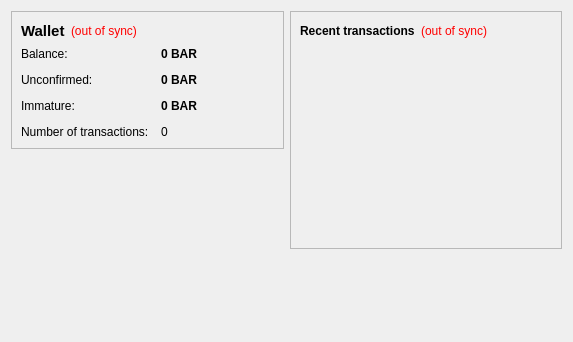
<?xml version="1.0" encoding="UTF-8"?>
<ui version="4.0">
 <class>OverviewPage</class>
 <widget class="QWidget" name="OverviewPage">
  <property name="geometry">
   <rect>
    <x>0</x>
    <y>0</y>
    <width>573</width>
    <height>342</height>
   </rect>
  </property>
  <property name="windowTitle">
   <string>Form</string>
  </property>
  <layout class="QHBoxLayout" name="horizontalLayout" stretch="1,1">
   <item>
    <layout class="QVBoxLayout" name="verticalLayout_2">
     <item>
      <widget class="QFrame" name="frame">
       <property name="frameShape">
        <enum>QFrame::StyledPanel</enum>
       </property>
       <property name="frameShadow">
        <enum>QFrame::Raised</enum>
       </property>
       <layout class="QVBoxLayout" name="verticalLayout_4">
        <item>
         <layout class="QHBoxLayout" name="horizontalLayout_4">
          <item>
           <widget class="QLabel" name="label_5">
            <property name="font">
             <font>
              <pointsize>11</pointsize>
              <weight>75</weight>
              <bold>true</bold>
             </font>
            </property>
            <property name="text">
             <string>Wallet</string>
            </property>
           </widget>
          </item>
          <item>
           <widget class="QLabel" name="labelWalletStatus">
            <property name="toolTip">
             <string>The displayed information may be out of date. Your wallet automatically synchronizes with the oscoin network after a connection is established, but this process has not completed yet.</string>
            </property>
            <property name="styleSheet">
             <string notr="true">QLabel { color: red; }</string>
            </property>
            <property name="text">
             <string notr="true">(out of sync)</string>
            </property>
            <property name="alignment">
             <set>Qt::AlignLeading|Qt::AlignLeft|Qt::AlignVCenter</set>
            </property>
           </widget>
          </item>
          <item>
           <spacer name="horizontalSpacer_2">
            <property name="orientation">
             <enum>Qt::Horizontal</enum>
            </property>
            <property name="sizeHint" stdset="0">
             <size>
              <width>40</width>
              <height>20</height>
             </size>
            </property>
           </spacer>
          </item>
         </layout>
        </item>
        <item>
         <layout class="QFormLayout" name="formLayout_2">
          <property name="fieldGrowthPolicy">
           <enum>QFormLayout::AllNonFixedFieldsGrow</enum>
          </property>
          <property name="horizontalSpacing">
           <number>12</number>
          </property>
          <property name="verticalSpacing">
           <number>12</number>
          </property>
          <item row="0" column="0">
           <widget class="QLabel" name="label">
            <property name="text">
             <string>Balance:</string>
            </property>
           </widget>
          </item>
          <item row="0" column="1">
           <widget class="QLabel" name="labelBalance">
            <property name="font">
             <font>
              <weight>75</weight>
              <bold>true</bold>
             </font>
            </property>
            <property name="cursor">
             <cursorShape>IBeamCursor</cursorShape>
            </property>
            <property name="toolTip">
             <string>Your current balance</string>
            </property>
            <property name="text">
             <string notr="true">0 BAR</string>
            </property>
            <property name="textInteractionFlags">
             <set>Qt::LinksAccessibleByMouse|Qt::TextSelectableByKeyboard|Qt::TextSelectableByMouse</set>
            </property>
           </widget>
          </item>
          <item row="1" column="0">
           <widget class="QLabel" name="label_3">
            <property name="text">
             <string>Unconfirmed:</string>
            </property>
           </widget>
          </item>
          <item row="1" column="1">
           <widget class="QLabel" name="labelUnconfirmed">
            <property name="font">
             <font>
              <weight>75</weight>
              <bold>true</bold>
             </font>
            </property>
            <property name="cursor">
             <cursorShape>IBeamCursor</cursorShape>
            </property>
            <property name="toolTip">
             <string>Total of transactions that have yet to be confirmed, and do not yet count toward the current balance</string>
            </property>
            <property name="text">
             <string notr="true">0 BAR</string>
            </property>
            <property name="textInteractionFlags">
             <set>Qt::LinksAccessibleByMouse|Qt::TextSelectableByKeyboard|Qt::TextSelectableByMouse</set>
            </property>
           </widget>
          </item>
          <item row="3" column="0">
           <widget class="QLabel" name="label_2">
            <property name="text">
             <string>Number of transactions:</string>
            </property>
           </widget>
          </item>
          <item row="3" column="1">
           <widget class="QLabel" name="labelNumTransactions">
            <property name="toolTip">
             <string>Total number of transactions in wallet</string>
            </property>
            <property name="text">
             <string notr="true">0</string>
            </property>
           </widget>
          </item>
          <item row="2" column="0">
           <widget class="QLabel" name="labelImmatureText">
            <property name="text">
             <string>Immature:</string>
            </property>
           </widget>
          </item>
          <item row="2" column="1">
           <widget class="QLabel" name="labelImmature">
            <property name="font">
             <font>
              <weight>75</weight>
              <bold>true</bold>
             </font>
            </property>
            <property name="toolTip">
             <string>Mined balance that has not yet matured</string>
            </property>
            <property name="text">
             <string notr="true">0 BAR</string>
            </property>
            <property name="textInteractionFlags">
             <set>Qt::LinksAccessibleByMouse|Qt::TextSelectableByKeyboard|Qt::TextSelectableByMouse</set>
            </property>
           </widget>
          </item>
         </layout>
        </item>
       </layout>
      </widget>
     </item>
     <item>
      <spacer name="verticalSpacer">
       <property name="orientation">
        <enum>Qt::Vertical</enum>
       </property>
       <property name="sizeHint" stdset="0">
        <size>
         <width>20</width>
         <height>40</height>
        </size>
       </property>
      </spacer>
     </item>
    </layout>
   </item>
   <item>
    <layout class="QVBoxLayout" name="verticalLayout_3">
     <item>
      <widget class="QFrame" name="frame_2">
       <property name="frameShape">
        <enum>QFrame::StyledPanel</enum>
       </property>
       <property name="frameShadow">
        <enum>QFrame::Raised</enum>
       </property>
       <layout class="QVBoxLayout" name="verticalLayout">
        <item>
         <layout class="QHBoxLayout" name="horizontalLayout_2">
          <item>
           <widget class="QLabel" name="label_4">
            <property name="text">
             <string>&lt;b&gt;Recent transactions&lt;/b&gt;</string>
            </property>
           </widget>
          </item>
          <item>
           <widget class="QLabel" name="labelTransactionsStatus">
            <property name="toolTip">
             <string>The displayed information may be out of date. Your wallet automatically synchronizes with the oscoin network after a connection is established, but this process has not completed yet.</string>
            </property>
            <property name="styleSheet">
             <string notr="true">QLabel { color: red; }</string>
            </property>
            <property name="text">
             <string notr="true">(out of sync)</string>
            </property>
            <property name="alignment">
             <set>Qt::AlignRight|Qt::AlignTrailing|Qt::AlignVCenter</set>
            </property>
           </widget>
          </item>
          <item>
           <spacer name="horizontalSpacer">
            <property name="orientation">
             <enum>Qt::Horizontal</enum>
            </property>
            <property name="sizeHint" stdset="0">
             <size>
              <width>40</width>
              <height>20</height>
             </size>
            </property>
           </spacer>
          </item>
         </layout>
        </item>
        <item>
         <widget class="QListView" name="listTransactions">
          <property name="styleSheet">
           <string notr="true">QListView { background: transparent; }</string>
          </property>
          <property name="frameShape">
           <enum>QFrame::NoFrame</enum>
          </property>
          <property name="verticalScrollBarPolicy">
           <enum>Qt::ScrollBarAlwaysOff</enum>
          </property>
          <property name="horizontalScrollBarPolicy">
           <enum>Qt::ScrollBarAlwaysOff</enum>
          </property>
          <property name="selectionMode">
           <enum>QAbstractItemView::NoSelection</enum>
          </property>
         </widget>
        </item>
       </layout>
      </widget>
     </item>
     <item>
      <spacer name="verticalSpacer_2">
       <property name="orientation">
        <enum>Qt::Vertical</enum>
       </property>
       <property name="sizeHint" stdset="0">
        <size>
         <width>20</width>
         <height>40</height>
        </size>
       </property>
      </spacer>
     </item>
    </layout>
   </item>
  </layout>
 </widget>
 <resources/>
 <connections/>
</ui>
